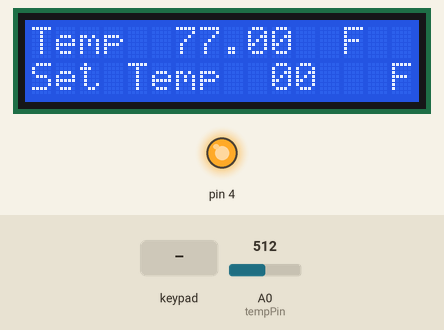
The sketch below on a simulated Arduino Mega 2560, built with avr-gcc and run on an emulated ATmega2560. Parts: 16×2 character LCD, output pins drawn as LEDs (lit = HIGH). The inputs (shaded band) are chosen by the test bench; at power-on: A0 (tempPin) = 512. What the sketch prints to the serial monitor is not drawn.

Above: at 1.2 s.
1.3 s: key 'A' pressed
At 2.1 s:
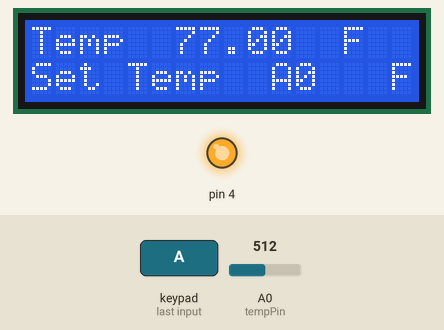
2.8 s: key 'B' pressed
At 3.2 s:
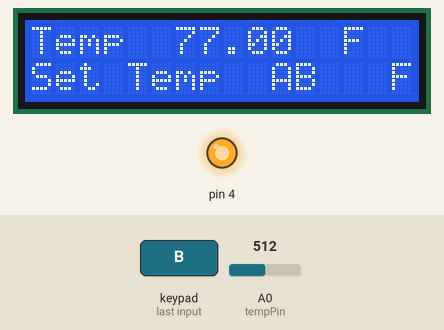
4.3 s: A0 (tempPin) set to 118
At 5.5 s:
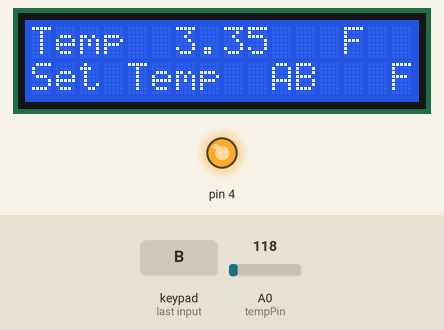
5.8 s: A0 (tempPin) set to 97
At 6.5 s:
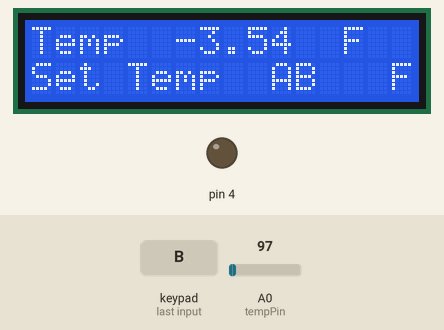
7.3 s: A0 (tempPin) set to 122
At 8.5 s:
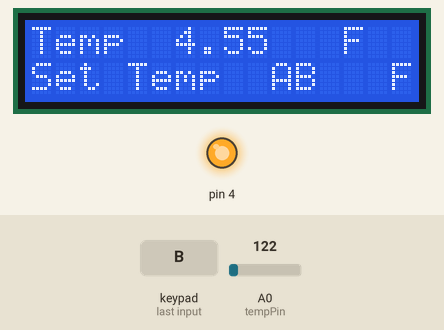
8.8 s: keypad keys 2 9 2 8 2 7 2 6 # pressed 0.4 s apart
At 13.0 s:
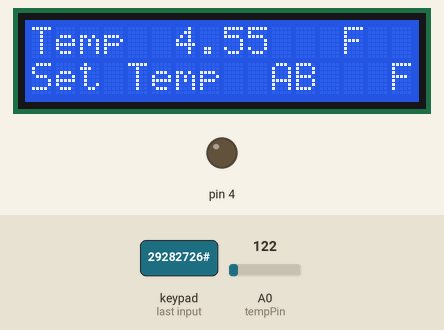
Timing chart, 0 to 14.5 s (numbered marks = the images above; inputs shaded):
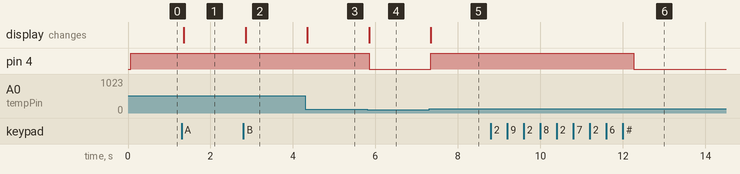

Measured:
- the behaviour switches between 108 and 107 on A0 (tempPin) (found by bisection; images 3 and 4)
- after the input at 1.3 s, the display: changes after 0.05 s (image 1)
- after the input at 2.8 s, the display: changes after 0.05 s (image 2)
- after the input at 4.3 s, the display: changes after 0.05 s (image 3)
- after the input at 5.8 s, pin 4: HIGH → LOW after 0.05 s; the display: changes after 0.05 s (image 4)
- after the input at 7.3 s, pin 4: LOW → HIGH after 0.05 s; the display: changes after 0.05 s (image 5)
- after the input at 8.8 s, pin 4: HIGH → LOW after 3.5 s

The sketch:

Thermostat.ino
```cpp
//www.elegoo.com
//2016.12.9

#include <LiquidCrystal.h>
#include <Keypad.h>

int tempPin = 0;
char setTemp[2] = {'0','0'};
int i;
//                BS  E  D4 D5  D6 D7

const byte ROWS = 4; //four rows
const byte COLS = 4; //four columns
//define the symbols on the buttons of the keypads
char hexaKeys[ROWS][COLS] = {
  {'1','2','3','A'},
  {'4','5','6','B'},
  {'7','8','9','C'},
  {'*','0','#','D'}
};
byte rowPins[ROWS] = {29, 28, 27, 26}; //connect to the row pinouts of the keypad
byte colPins[COLS] = {25, 24, 23, 22}; //connect to the column pinouts of the keypad

int tempval;

//initialize an instance of class NewKeypad
Keypad customKeypad = Keypad( makeKeymap(hexaKeys), rowPins, colPins, ROWS, COLS);
LiquidCrystal lcd(7, 8, 9, 10, 11, 12);
void setup()
{
  pinMode(4, OUTPUT);
  lcd.begin(16, 2);
  Serial.begin(19200);
}
void loop()
{
  int tempReading = analogRead(tempPin);
  // This is OK
  double tempK = log(10000.0 * ((1024.0 / tempReading - 1)));
  tempK = 1 / (0.001129148 + (0.000234125 + (0.0000000876741 * tempK * tempK )) * tempK );       //  Temp Kelvin
  float tempC = tempK - 273.15;            // Convert Kelvin to Celcius
  float tempF = (tempC * 9.0)/ 5.0 + 32.0; // Convert Celcius to Fahrenheit
  /*  replaced
    float tempVolts = tempReading * 5.0 / 1024.0;
    float tempC = (tempVolts - 0.5) * 10.0;
    float tempF = tempC * 9.0 / 5.0 + 32.0;
  */

  char customKey = customKeypad.getKey();
  if (customKey){
    //Serial.println(customKey);
  }

  if (customKey && (customKey != '#')){
      setTemp[i] = customKey;
      i++;
  } else if (customKey == '#') {
    i = 0;
    tempval = ((int)setTemp[0] - 48) * 10 + ((int)setTemp[1] - 48);
  }

  lcd.setCursor(0, 0);
  lcd.print("Temp         F  ");

  lcd.setCursor(6, 0);
  lcd.print(tempF);

  lcd.setCursor(0, 1);
  lcd.print("Set Temp       F");

  lcd.setCursor(10, 1);
  lcd.print(setTemp[0]);

  lcd.setCursor(11,1);
  lcd.print(setTemp[1]);

  if(tempval < tempF) {
    digitalWrite(4, HIGH);
  }
  else {
    digitalWrite(4, LOW);
  }
  Serial.println(tempval);
  delay(100);
}
```
